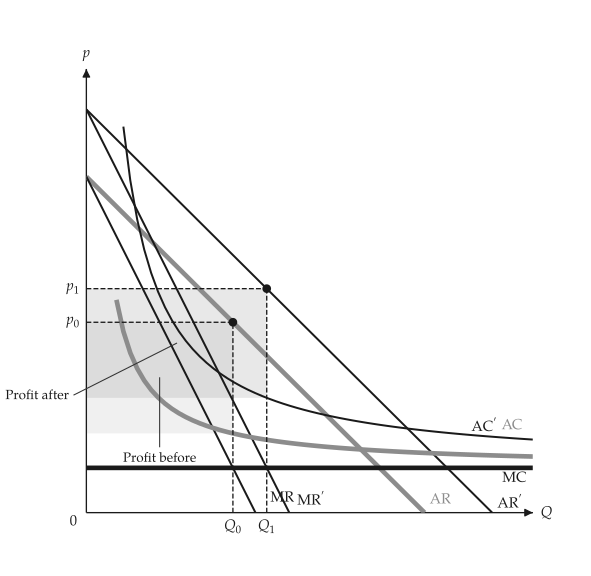

The Python source for this figure:
"""Render the advertising decision: AR shifts out, average cost rises, profit before and after."""

from __future__ import annotations

from pathlib import Path

from common import Session, parser

from micro_viz import (
    AdvertisingDecision,
    LinearDemand,
    PlotTheme,
    advertising_effect_canvas,
)


def advertising_examples(
    output_dir: Path,
    theme: PlotTheme,
    *,
    decision: AdvertisingDecision,
    title: str | None = None,
) -> list[Path]:
    """Write the advertising figure into ``output_dir`` and return its path."""
    output_dir.mkdir(parents=True, exist_ok=True)
    path = output_dir / "advertising.svg"
    advertising_effect_canvas(decision, theme=theme, title=title).save(path)
    return [path]


def main() -> None:
    args_parser = parser(__doc__)
    args_parser.add_argument(
        "--baseline", type=float, nargs=2, default=[30.0, 1.0], help="a b"
    )
    args_parser.add_argument(
        "--advertised", type=float, nargs=2, default=[36.0, 1.0], help="a b"
    )
    args_parser.add_argument("--marginal-cost", type=float, default=4.0)
    args_parser.add_argument("--fixed-cost", type=float, default=40.0)
    args_parser.add_argument("--advertising-cost", type=float, default=60.0)
    args_parser.add_argument("--title", default=None)
    args = args_parser.parse_args()
    session = Session(args)
    try:
        advertising_examples(
            args.output_dir,
            session.theme,
            decision=AdvertisingDecision(
                LinearDemand(*args.baseline),
                LinearDemand(*args.advertised),
                args.marginal_cost,
                args.fixed_cost,
                args.advertising_cost,
            ),
            title=args.title,
        )
    finally:
        session.close()


if __name__ == "__main__":
    main()
